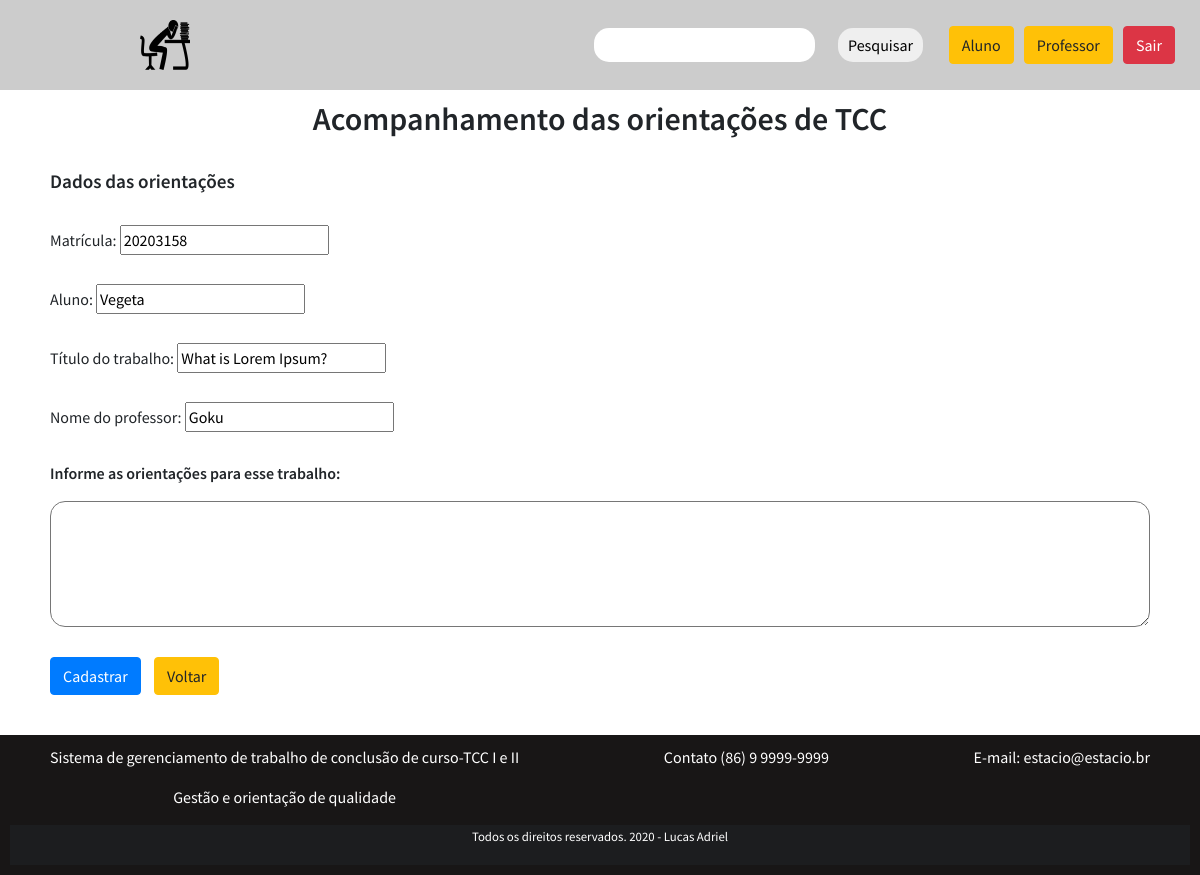
Screenshot of /orientacao.php?id=18 (signed in) with the database file from the repository.
### tables this page shows
CREATE TABLE `tcc` (
  `id` int(11) NOT NULL,
  `aluno_id` int(11) DEFAULT NULL,
  `professor_id` int(11) DEFAULT NULL,
  `resumo` text DEFAULT NULL,
  `introducao` text DEFAULT NULL,
  `referencial` text DEFAULT NULL,
  `metodologia` text DEFAULT NULL,
  `conclusao` text DEFAULT NULL,
  `created_at` datetime DEFAULT current_timestamp(),
  `updated_at` datetime DEFAULT NULL ON UPDATE current_timestamp(),
  `titulo` varchar(255) DEFAULT NULL,
  `matricula` varchar(255) DEFAULT NULL,
  `orientacao` text DEFAULT NULL
);

CREATE TABLE `alunos` (
  `id` int(11) NOT NULL,
  `nome` varchar(255) DEFAULT NULL,
  `curso` varchar(255) DEFAULT NULL,
  `matricula` varchar(255) DEFAULT NULL,
  `created_at` datetime DEFAULT current_timestamp(),
  `updated_at` datetime DEFAULT NULL ON UPDATE current_timestamp(),
  `senha` varchar(255) DEFAULT NULL,
  `orientacao` text DEFAULT NULL
);

CREATE TABLE `professores` (
  `id` int(11) NOT NULL,
  `nome` varchar(255) DEFAULT NULL,
  `curso` varchar(255) DEFAULT NULL,
  `matricula` varchar(255) DEFAULT NULL,
  `titulacao` varchar(255) DEFAULT NULL,
  `created_at` datetime DEFAULT current_timestamp(),
  `updated_at` datetime DEFAULT NULL ON UPDATE current_timestamp(),
  `senha` varchar(255) DEFAULT NULL
);

### orientacao.php (the view, shortened to what this page needs)
<?php
require __DIR__  . '/config.php';
$dadosTCC = [];
$id = filter_input(INPUT_GET, 'id', FILTER_SANITIZE_SPECIAL_CHARS);
$sql = "select titulo from tcc where id = {$id}";
$sql = $pdo->query($sql);
if ($sql->rowCount() > 0) {
    $dadosTCC['tcc'] = $sql->fetch();
}
$idProfessor = $_SESSION['login']['id'];
$sqlProfessor = "select * from professores where id = {$idProfessor}";
$sqlProfessor = $pdo->query($sqlProfessor);
if ($sqlProfessor->rowCount() > 0) {
    $dadosTCC['professor'] = $sqlProfessor->fetch();
}
$sqlAluno = "select alunos.*, tcc.* from alunos inner join tcc on alunos.id = tcc.aluno_id where tcc.id = {$id}";
$sqlAluno = $pdo->query($sqlAluno);
if ($sqlAluno->rowCount() > 0) {
    $dadosTCC['aluno'] = $sqlAluno->fetch();
}
?>
<?php require __DIR__ . "/pages/header.php"; ?>
    <h1 class="aluno-title">Acompanhamento das orientações de TCC</h1><br>
    <div class="cadastro-tcc" style="margin-bottom: 40px;">
        <h2 class="aluno-subtitle">Dados das orientações</h2><br>
        <form method="post">
            <label>Matrícula:</label>
                <input type="text" value="<?= $dadosTCC['aluno']['matricula']; ?>" name="matricula" width="60" maxlength="80" placeholder="Matrícula"><br><br>
            <label>Aluno:</label>
                <input type="text" value="<?= $dadosTCC['aluno']['nome']; ?>" name="aluno" width="80" maxlength="100" placeholder="Aluno"><br><br>
            <label>Título do trabalho:</label>
            <input type="text" value="<?= $dadosTCC['tcc']['titulo']; ?>" name="trabalho" width="80" maxlength="100" placeholder="Título do trabalho"><br><br>
            <label>Nome do professor:</label>
            <input type="text" value="<?= $dadosTCC['professor']['nome']; ?>" name="professor" width="80" maxlength="100" placeholder="Nome do professor"><br><br>
            <p class="cadastro-title-tcc">Informe as orientações para esse trabalho:</p>
            <textarea name="orientacao" id="" cols="60" rows="5"></textarea><br><br>
            <input class="btn btn-primary" type="submit" value="Cadastrar">
            <a href="index.php" class="btn btn-warning" style="margin-left: 10px;">Voltar</a>
        </form>
    </div>
<?php require __DIR__ . '/pages/footer.php'; ?>

### assets/css/style.css (style rules this page uses)
* { font-family: 'Source Sans Pro', sans-serif; }
body { margin: 0; padding: 0; overflow-x: hidden; box-sizing: border-box; }
.aluno-title { text-align: center; margin-top: 10px; font-size: 2em; font-weight: 600; }
.aluno-subtitle { font-size: 1.2em; font-weight: 600; }
.cadastro-tcc { max-width: 1100px; margin: auto; }
.cadastro-title-tcc { font-weight: 600; }
textarea { width: 100%; border-radius: 15px; }

### rows the page displays
tcc: matricula "20203158", aluno "Vegeta", trabalho "What is Lorem Ipsum?"
professores: professor "Goku"
